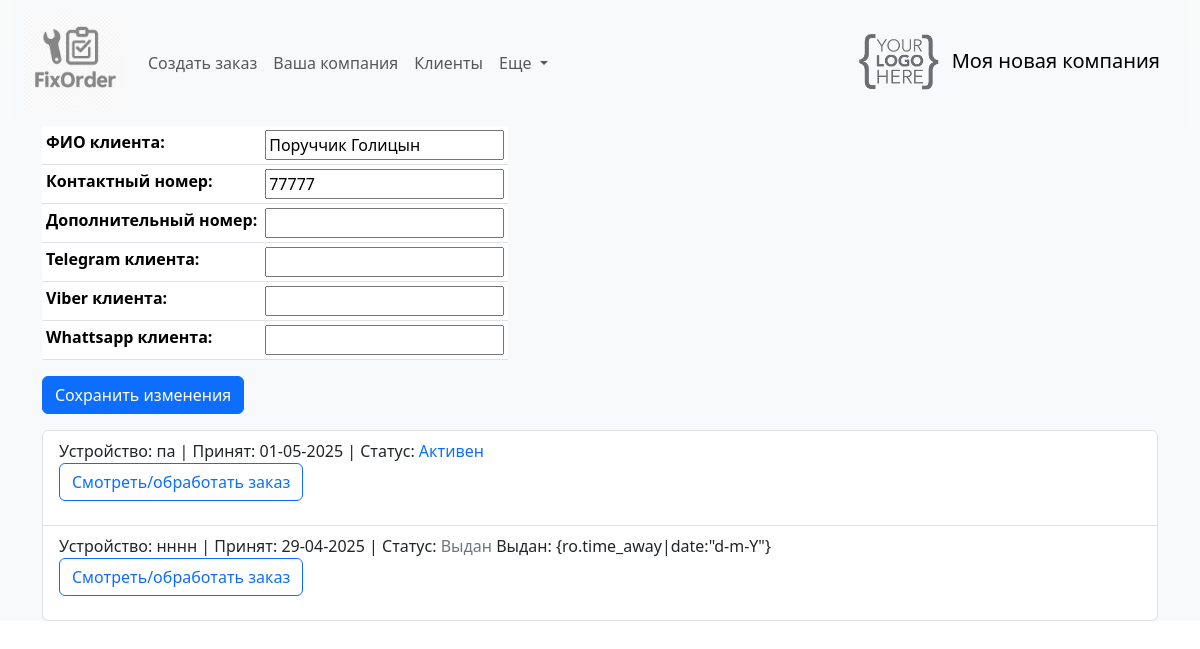
The app's page /editclient/43/ with its own data.
### fixorder/models.py (models this page shows, shortened)
class Company(models.Model):
    brand_name = models.CharField(max_length=255, unique=True, db_index=True, verbose_name='Название компании')
    official_name = models.CharField(max_length=255, blank=True, null=True, unique=True, db_index=True, verbose_name='Юридическое наименование')
    unp = models.DecimalField(max_digits=10, decimal_places=2, blank=True, null=True, verbose_name='УНП')
    phone = models.CharField(max_length=20, unique=True, verbose_name='Контактный номер')
    phone1 = models.CharField(max_length=20, blank=True, null=True, unique=True, verbose_name='Контактный номер')
    phone2 = models.CharField(max_length=20, blank=True, null=True, unique=True, verbose_name='Контактный номер')
    telegram = models.CharField(max_length=40, blank=True, null=True, verbose_name='Telegram')
    viber = models.CharField(max_length=20, blank=True, null=True, verbose_name='Viber')
    whatsapp = models.CharField(max_length=20, blank=True, null=True, verbose_name='Whattsapp')
    email = models.EmailField(max_length=50, blank=True, null=True, verbose_name='Электронная почта')
    adress = models.CharField(max_length=255, blank=True, null=True, unique=True, db_index=True, verbose_name='Адрес')
    postal_adress = models.CharField(max_length=255, blank=True, null=True, unique=True, verbose_name='Почтовый адрес')
    official_adress = models.CharField(max_length=255, blank=True, null=True, unique=True, verbose_name='Юридический адрес')
    income_data = models.TextField(max_length=20000, blank=True, null=True, verbose_name='Общая информация для приемной квитанции')
    warranty_data = models.TextField(max_length=20000, blank=True, null=True, verbose_name='Общая информация для приемной квитанции')
    photo = models.ImageField(upload_to="static/img/", blank=True, null=True, verbose_name="Логотип компании")

class Client(models.Model):
    name = models.CharField(max_length=255, unique=True, db_index=True, verbose_name='ФИО клиента') #unique=True,
    phone = models.CharField(max_length=20, db_index=True, verbose_name='Контактный номер')
    phone1 = models.CharField(max_length=20, db_index=True, blank=True, null=True, verbose_name='Дополнительный номер')
    telegram = models.CharField(max_length=40, blank=True, null=True, verbose_name='Telegram клиента')
    viber = models.CharField(max_length=20, blank=True, null=True, verbose_name='Viber клиента')
    whatsapp = models.CharField(max_length=20, blank=True, null=True, verbose_name='Whattsapp клиента')
    class Meta:
        verbose_name = 'Клиенты'
        verbose_name_plural = 'Клиенты'
        ordering = ['name']
        indexes = [models.Index(fields=['name'])]
    def __str__(self):
        return f'{self.name} {self.phone} {self.phone1}'

class Order(models.Model):
    order_client = models.ForeignKey(Client, related_name='client', null=True, on_delete=models.SET_NULL, verbose_name='Клиент')
    executor = models.ForeignKey(Employee, blank=True, null=True, related_name='executor', on_delete=models.SET_NULL, verbose_name='Исполнитель')
    time_create = models.DateTimeField(auto_now_add=True, verbose_name='Дата прихода')
    time_update = models.DateTimeField(auto_now=True, verbose_name='Дата изменения')
    time_demand = models.DateField(blank=True, null=True, verbose_name='Срок ремонта')
    time_away = models.DateTimeField(null=True, blank=True, verbose_name='Дата выдачи')
    device = models.CharField(max_length=255, verbose_name='Устройство')
    defect = models.TextField(max_length=400, verbose_name='Неисправность')
    device_password = models.CharField(max_length=50, blank=True, null=True, verbose_name='Пароль')
    device_exterior = models.TextField(max_length=400, blank=True, null=True, verbose_name='Внешний вид')
    initial_price = models.CharField(max_length=10, blank=True, null=True, verbose_name='Ориентировочная стоимость')
    prepaid = models.DecimalField(max_digits=10, decimal_places=2, blank=True, null=True, verbose_name='Предоплата')
    notes = models.TextField(max_length=500, blank=True, null=True, verbose_name='Заметки')
    total_price = models.DecimalField(max_digits=10, decimal_places=2, blank=True, default=0, verbose_name='Итоговая стоимость')
    status = models.ForeignKey(OrderStatus, on_delete=models.DO_NOTHING, default=4, related_name='related_order', verbose_name='Статус ремонта')
    conclusion = models.TextField(max_length=500, blank=True, null=True, verbose_name='Заключение мастера')
    remain_to_pay = models.DecimalField(max_digits=10, decimal_places=2, null=True, blank=True, default=0, verbose_name='Осталось оплатить')
    class Meta:
        verbose_name = "Заказы"
        verbose_name_plural = "Заказы"
        ordering = ["-time_create"]
        indexes = [models.Index(fields=["-time_create"]), models.Index(fields=["status"])]
    def get_absolute_url(self):
        return reverse('order', kwargs={'pk': self.pk})

class OrderStatus(models.Model):
    status = models.CharField(max_length=100, unique=True, db_index=True, verbose_name='Статус заказа')
    def __str__(self):
        return self.status

### fixorder/views.py (the view, shortened to what this page needs)
# urls.py: path('editclient/<int:pk>/', views.EditClient.as_view(), name='editclient'),
class EditClient(UpdateView):
    model = Client
    pk_url_kwarg = 'pk'
    fields = '__all__'
    template_name = 'fixorder/editclient.html'
    success_url = reverse_lazy('clientlist')
    extra_context = {'title': 'Клиент', 'header': 'Просмотреть/редактировать клиента'}
    def get_context_data(self, **kwargs):
        context = super().get_context_data(**kwargs)
        print(self.object)  # Для проверки, что объект не None
        if self.object:
            context['related_orders'] = Order.objects.filter(order_client=self.object)
        return context

### fixorder/templatetags/fixorder_tags.py (called while the page is built)
@register.simple_tag
def logo_url():
    return static('img/logo.png')

@register.simple_tag
def get_company_name():
    return Company.objects.get(pk=1).brand_name

### fixorder/templates/fixorder/editclient.html (shortened to what this page needs)
{% extends 'fixorder/base.html' %}
{% load static %}
{% block content %}
<form action="" method="post" enctype="multipart/form-data">
    <table class="table table-hover table-sm w-auto">
       {{ form.as_table }}
   </table>
    <button type="submit" class="btn btn-primary">Сохранить изменения</button>
</form>
<p>
<ul class="list-group">
       {% for ro in related_orders %}
         <li class="list-group-item">
             Устройство: {{ro.device}} | Принят: {{ro.time_create|date:"d-m-Y"}} | Статус: {% if ro.status.status == "Активен" %}<span class="text-primary"> {{ro.status}}</span>
         {% elif ro.status.status == "Готов" %}<span class="text-success"> {{ro.status}}</span>
        {% elif ro.status.status == "Выдан без ремонта" %}<span class="text-secondary"> {{ro.status}}</span>
        {% elif ro.status.status == "Выдан" %}<span class="text-secondary"> {{ro.status}}</span> {% endif %}
         {% if ro.time_away %} Выдан: {ro.time_away|date:"d-m-Y"} {% endif %}<p>
             <a href="{{ ro.get_absolute_url }}" class="btn btn-outline-primary">Смотреть/обработать заказ</a>
            {% endfor %}
             </ul>
    </div></li>
{% endblock %}

### fixorder/templates/fixorder/navbar.html (shortened to what this page needs)
{% load fixorder_tags %}
<nav class="navbar navbar-expand-lg bg-body-tertiary">
  <div class="container-fluid">
    <a class="navbar-brand" href="/">
      <img src="/static/img/br_phone.png" alt="" height="100">
    </a>
    <div class="collapse navbar-collapse" id="navbarSupportedContent">
      <ul class="navbar-nav me-auto mb-2 mb-lg-0">
        <li class="nav-item">
          <a class="nav-link" href="/neworder">Создать заказ</a>
        </li>
        <li class="nav-item">
          <a class="nav-link" href="/company">Ваша компания</a>
        </li>
        <li class="nav-item">
          <a class="nav-link" href="/clientlist">Клиенты</a>
        </li>
        <li class="nav-item dropdown">
          <a class="nav-link dropdown-toggle" href="#" role="button" data-bs-toggle="dropdown" aria-expanded="false">
            Еще
          </a>
        </li>
      </ul>
    </div>
    <a class="navbar-brand" href="/">
      <img src="{% logo_url %}" alt="FixOrder" height="60">
      {% get_company_name %}
    </a>
    </div>
</nav>

### records on screen
Company: brand_name "Моя новая компания"
Client: name "Поруччик Голицын", phone "77777"
Order: device "па", time_create "01-05-2025", status "Активен"
Order: device "нннн", time_create "29-04-2025", status "Выдан", shows "Выдан: {ro.time_away|date:\"d-m-Y\"}"
